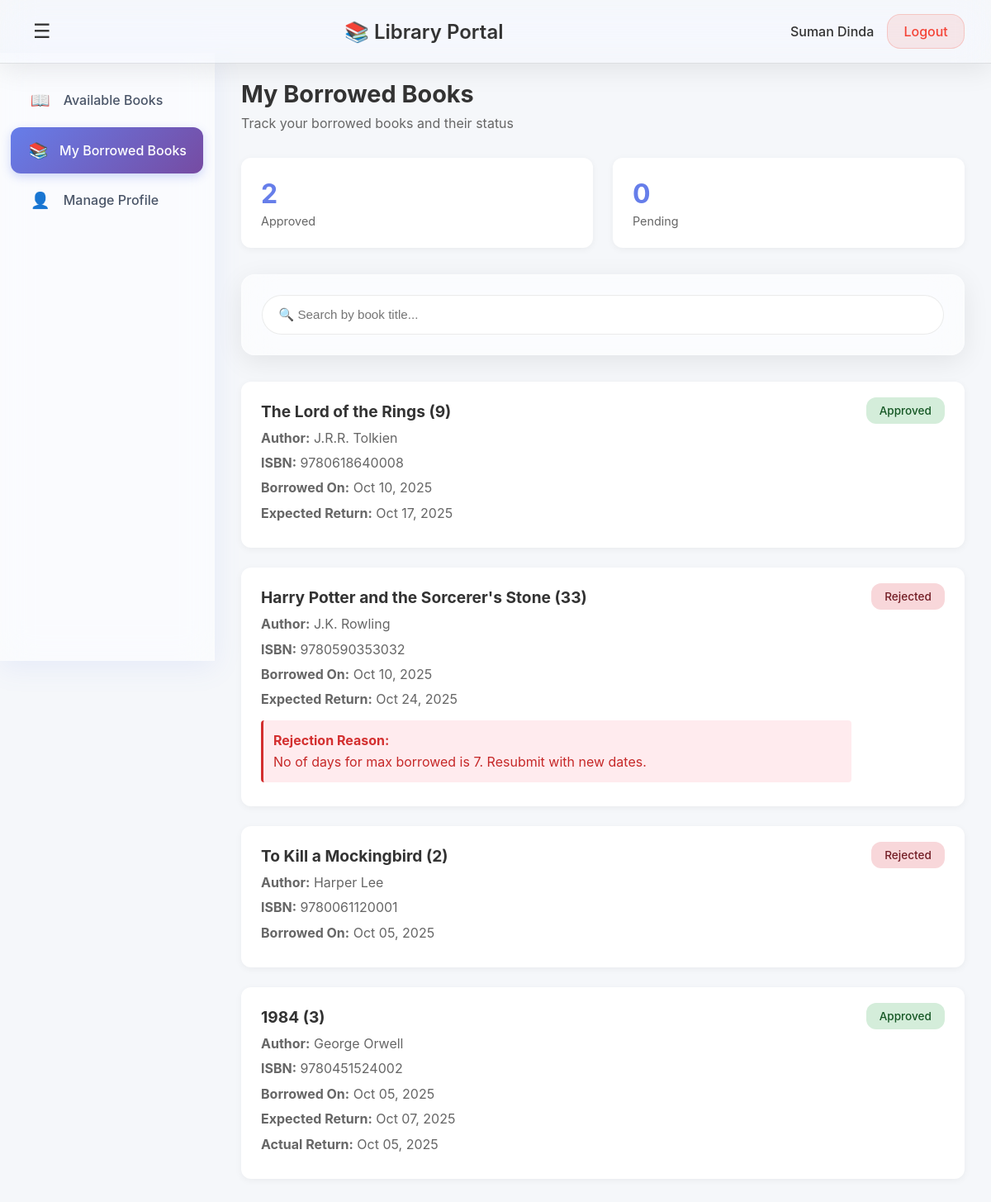
/my-borrowed-books/ (signed in), run on the app's committed database.
### lms_app/models.py (models this page shows, shortened)
class Student(models.Model):
    user = models.OneToOneField(User, on_delete=models.CASCADE)
    roll_no = models.CharField(max_length=20, unique=True)
    branch = models.CharField(max_length=50)
    name = models.CharField(max_length=100, blank=True, null=True)
    phone_number = models.CharField(max_length=15, blank=True, null=True)
    status = models.CharField(max_length=20, choices=STUDENT_STATUS_CHOICES, default='pending')
    status_reason = models.TextField(blank=True, null=True, help_text='Reason for rejection or disabling')

class Borrow(models.Model):
    student = models.ForeignKey(Student, on_delete=models.CASCADE)
    user = models.ForeignKey(User, on_delete=models.CASCADE, null=True, blank=True)
    book = models.ForeignKey(Book, on_delete=models.CASCADE)
    borrow_date = models.DateField(auto_now_add=True)
    expected_return_date = models.DateField(null=True, blank=True)
    return_date = models.DateField(null=True, blank=True)
    status = models.CharField(max_length=10, choices=STATUS_CHOICES, default='pending')
    is_approved = models.BooleanField(default=False)
    is_returned = models.BooleanField(default=False)
    message = models.CharField(max_length=255, blank=True)
    fine_amount = models.DecimalField(max_digits=10, decimal_places=2, default=0.00)
    reject_reason = models.TextField(blank=True, null=True, help_text='Reason for rejection')

class Book(models.Model):
    title = models.CharField(max_length=200)
    author = models.CharField(max_length=200)
    isbn = models.CharField(max_length=13, unique=True)
    quantity = models.IntegerField(default=1)
    category = models.CharField(max_length=100, default='dummy')
    department = models.CharField(max_length=100, default='dummy')
    language = models.CharField(max_length=50, default='English')
    fine_rate = models.DecimalField(max_digits=10, decimal_places=2, default=5.00, help_text='Fine per day in rupees (₹)')

### lms_app/views.py (the view)
# urls.py: path('my-borrowed-books/', views.my_borrowed_books, name='my_borrowed_books'),
@login_required
def my_borrowed_books(request):
    student = request.user.student
    borrowed = Borrow.objects.filter(student=student).order_by('-borrow_date')
    return render(request, 'my_borrowed_books.html', {'borrowed': borrowed, 'student': student})

### lms_app/templates/my_borrowed_books.html (shortened to what this page needs)
<!DOCTYPE html>
<html lang="en">
<head>
</head>
<body>
    <nav class="navbar">
        <button class="sidebar-toggle" id="sidebarToggle" onclick="toggleSidebar()">☰</button>
        <h1>📚 Library Portal</h1>
        <div class="user-info">
            <span class="user-name">{{ student.name|default:student.roll_no }}</span>
            <a href="{% url 'student_logout' %}" class="logout-btn">Logout</a>
        </div>
    </nav>
    <div class="container">
        <aside class="sidebar">
            <ul class="sidebar-menu">
                <li><a href="{% url 'dashboard' %}"><span class="icon">📖</span><span class="label">Available Books</span></a></li>
                <li><a href="{% url 'my_borrowed_books' %}" class="active"><span class="icon">📚</span><span class="label">My Borrowed Books</span></a></li>
                <li><a href="{% url 'manage_profile' %}"><span class="icon">👤</span><span class="label">Manage Profile</span></a></li>
            </ul>
        </aside>
        <main class="main-content">
            <div class="page-header">
                <h2>My Borrowed Books</h2>
                <p>Track your borrowed books and their status</p>
            </div>
            {% if borrowed %}
            <div class="stats-cards">
                <div class="stat-card">
                    <div class="stat-number" id="approvedCount">0</div>
                    <div class="stat-label">Approved</div>
                </div>
                <div class="stat-card">
                    <div class="stat-number" id="pendingCount">0</div>
                    <div class="stat-label">Pending</div>
                </div>
            </div>
            <div class="search-box">
                <input type="text" id="searchInput" placeholder="🔍 Search by book title...">
            </div>
            <div class="borrowed-books-grid" id="borrowedBooksGrid">
                {% for borrow in borrowed %}
                <div class="borrow-card" data-title="{{ borrow.book.title|lower }}">
                    <div class="borrow-info">
                        <h3>{{ borrow.book.title }}</h3>
                        <div class="borrow-details">
                            <div><strong>Author:</strong> {{ borrow.book.author }}</div>
                            <div><strong>ISBN:</strong> {{ borrow.book.isbn }}</div>
                            <div><strong>Borrowed On:</strong> {{ borrow.borrow_date|date:"M d, Y" }}</div>
                            {% if borrow.expected_return_date %}
                            <div><strong>Expected Return:</strong> {{ borrow.expected_return_date|date:"M d, Y" }}</div>
                            {% endif %}
                            {% if borrow.return_date %}
                            <div><strong>Actual Return:</strong> {{ borrow.return_date|date:"M d, Y" }}</div>
                            {% endif %}
                            {% if borrow.status == 'rejected' and borrow.reject_reason %}
                            <div style="margin-top: 0.75rem; padding: 0.75rem; background: #ffebee; border-left: 3px solid #d32f2f; border-radius: 4px;">
                                <strong style="color: #d32f2f;">Rejection Reason:</strong><br>
                                <span style="color: #c62828;">{{ borrow.reject_reason }}</span>
                            </div>
                            {% endif %}
                        </div>
                    </div>
                    <div>
                        <span class="status-badge status-{{ borrow.status }}">{{ borrow.get_status_display }}</span>
                    </div>
                </div>
                {% endfor %}
            </div>
            {% else %}
            <div class="empty-state">
                <div class="empty-state-icon">📚</div>
                <h3>No Borrowed Books</h3>
                <p>You haven't borrowed any books yet. Visit the Available Books page to start borrowing!</p>
            </div>
            {% endif %}
        </main>
    </div>
</body>
</html>

### lms_app/templates/my_borrowed_books.html (style rules this page uses)
* { margin: 0; padding: 0; box-sizing: border-box; }
body { font-family: -apple-system, BlinkMacSystemFont, 'Segoe UI', Roboto, Oxygen, Ubuntu, Cantarell, sans-serif; background: #f5f7fa; color: #333; }
.navbar { background: rgba(255, 255, 255, 0.1); backdrop-filter: blur(20px) saturate(180%); -webkit-backdrop-filter: blur(20px) saturate(180%); border-bottom: 1px solid rgba(0, 0, 0, 0.1); color: #333; padding: 1rem 2rem; box-shadow: 0 8px 32px rgba(0, 0, 0, 0.08); position: fixed; top: 0; left: 0; right: 0; z-index: 100; display: flex; justify-content: space-between; align-items: center; }
.navbar h1 { font-size: 1.5rem; font-weight: 600; }
.sidebar-toggle { background: none; border: none; color: #333; font-size: 1.5rem; cursor: pointer; padding: 0.5rem; display: flex; align-items: center; transition: transform 0.3s ease; }
.user-info { display: flex; align-items: center; gap: 1rem; }
.user-name { font-weight: 500; }
.logout-btn { background: rgba(244, 67, 54, 0.1); color: #f44336; border: 1px solid rgba(244, 67, 54, 0.2); padding: 0.6rem 1.2rem; border-radius: 16px; cursor: pointer; text-decoration: none; display: inline-block; font-weight: 500; transition: all 0.3s cubic-bezier(0.4, 0, 0.2, 1); }
.container { display: flex; margin-top: 64px; min-height: calc(100vh - 64px); }
.sidebar { width: 260px; background: rgba(255, 255, 255, 0.5); backdrop-filter: blur(20px) saturate(180%); -webkit-backdrop-filter: blur(20px) saturate(180%); box-shadow: 0 8px 32px rgba(102, 126, 234, 0.1); position: fixed; height: calc(100vh - 64px); overflow-y: auto; transition: all 0.4s cubic-bezier(0.4, 0, 0.2, 1); border-right: 1px solid rgba(255, 255, 255, 0.3); }
.sidebar-menu { list-style: none; padding: 1.5rem 0; }
.sidebar-menu li { margin: 0.3rem 0; }
.sidebar-menu a { display: flex; align-items: center; gap: 1rem; padding: 1rem 1.5rem; margin: 0 0.8rem; color: #4a5568; text-decoration: none; transition: all 0.3s cubic-bezier(0.4, 0, 0.2, 1); border-radius: 12px; font-weight: 500; position: relative; white-space: nowrap; }
.sidebar-menu a::before { content: ''; position: absolute; left: 0; top: 50%; transform: translateY(-50%); width: 4px; height: 0; background: #667eea; border-radius: 0 4px 4px 0; transition: height 0.3s cubic-bezier(0.4, 0, 0.2, 1); }
.sidebar-menu a.active { background: linear-gradient(135deg, #667eea 0%, #764ba2 100%); color: white; box-shadow: 0 4px 12px rgba(102, 126, 234, 0.3); }
.sidebar-menu a.active::before { height: 0; }
.icon { font-size: 1.2rem; min-width: 1.2rem; display: inline-flex; justify-content: center; }
.main-content { margin-left: 260px; flex: 1; padding: 2rem; transition: margin-left 0.3s ease; }
.page-header { margin-bottom: 2rem; }
.page-header h2 { font-size: 1.8rem; color: #333; margin-bottom: 0.5rem; }
.page-header p { color: #666; }
.stats-cards { display: grid; grid-template-columns: repeat(auto-fit, minmax(200px, 1fr)); gap: 1.5rem; margin-bottom: 2rem; }
.stat-card { background: white; padding: 1.5rem; border-radius: 12px; box-shadow: 0 2px 8px rgba(0,0,0,0.05); }
.stat-number { font-size: 2rem; font-weight: 700; color: #667eea; margin-bottom: 0.3rem; }
.stat-label { color: #666; font-size: 0.9rem; }
.search-box { background: rgba(255, 255, 255, 0.6); backdrop-filter: blur(20px) saturate(180%); -webkit-backdrop-filter: blur(20px) saturate(180%); padding: 1.5rem; border-radius: 16px; border: 1px solid rgba(255, 255, 255, 0.3); box-shadow: 0 8px 32px rgba(0, 0, 0, 0.08); margin-bottom: 2rem; }
.search-box input { width: 100%; padding: 0.9rem 1.2rem; background: rgba(255, 255, 255, 0.7); backdrop-filter: blur(10px); -webkit-backdrop-filter: blur(10px); border: 1px solid rgba(0, 0, 0, 0.08); border-radius: 24px; font-size: 0.95rem; transition: all 0.3s cubic-bezier(0.4, 0, 0.2, 1); }
.borrowed-books-grid { display: grid; gap: 1.5rem; }
.borrow-card { background: white; padding: 1.5rem; border-radius: 12px; box-shadow: 0 2px 8px rgba(0,0,0,0.05); display: grid; grid-template-columns: 1fr auto; gap: 1.5rem; align-items: start; }
.borrow-info h3 { font-size: 1.2rem; color: #333; margin-bottom: 0.5rem; }
.borrow-details { color: #666; line-height: 1.6; }
.borrow-details div { margin-bottom: 0.3rem; }
.status-badge { padding: 0.5rem 1rem; border-radius: 12px; font-size: 0.85rem; font-weight: 500; white-space: nowrap; }
.status-approved { background: #d4edda; color: #155724; }
.status-rejected { background: #f8d7da; color: #721c24; }

### data on the page
Student: name "Suman Dinda"
Borrow: book "The Lord of the Rings (9)", book.author "J.R.R. Tolkien", book.isbn "9780618640008", borrow_date "Oct 10, 2025", expected_return_date "Oct 17, 2025", status "Approved"
Borrow: book "Harry Potter and the Sorcerer's Stone (33)", book.author "J.K. Rowling", book.isbn "9780590353032", borrow_date "Oct 10, 2025", expected_return_date "Oct 24, 2025", reject_reason "No of days for max borrowed is 7. Resubmit with new dates.", status "Rejected"
Borrow: book "To Kill a Mockingbird (2)", book.author "Harper Lee", book.isbn "9780061120001", borrow_date "Oct 05, 2025", status "Rejected"
Borrow: book "1984 (3)", book.author "George Orwell", book.isbn "9780451524002", borrow_date "Oct 05, 2025", expected_return_date "Oct 07, 2025", return_date "Oct 05, 2025", status "Approved"
